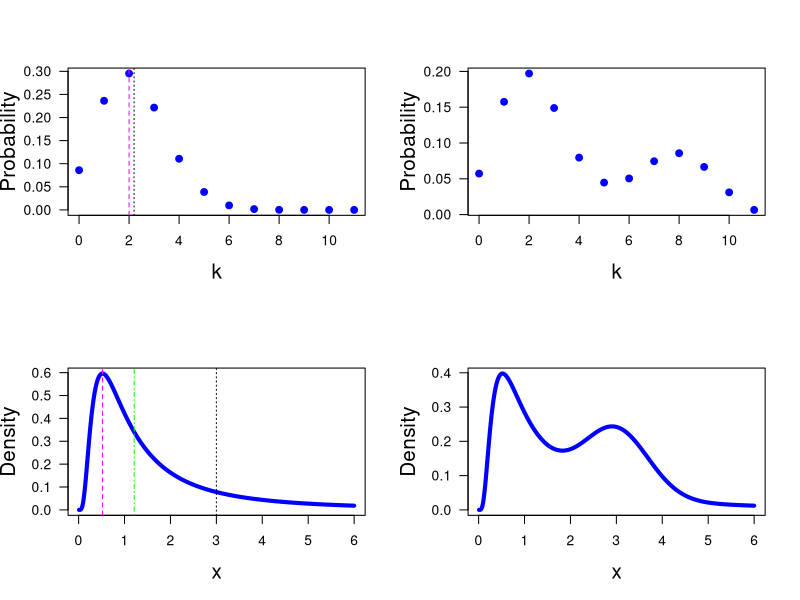

This figure's R source:
print('file: ModeOfDistribution.R')
print(date())
# purpose: mode of distributions
# created by: Dieter.Wolf-Gladrow@awi.de 
#    10/2024 version 1.0
# ---------------------------------------------------------
print('1 = distributions: uni-, bi-modal (2024)')
print(' ---------------------------------------------------')
print('Discrete, unimodal:')
print(' ---------------------------------------------------')
n = 11; p1=0.2; p2=0.7
k = seq(0,n)
ybinom = dbinom(k,n,p1)
print(' ---------------------------------------------------')
print('Discrete, bimodal:')
print(' ---------------------------------------------------')
ybinomB = dbinom(k,n,p2)
ybinomC = ybinom*2/3 + ybinomB/3
meanB = n*p1
medianB = qbinom(1/2,n,p1)
medianB1 = floor(n*p1)
medianB2 = ceiling(n*p1)
modeB = k[which.max(ybinom)]
modeB1 = floor((n+1)*p1)
modeB2 = ceiling((n+1)*p1)-1
print(' ---------------------------------------------------')
print('Continuous, unimodal: F(x,15,3)')
print(' ---------------------------------------------------')
x = seq(0.01,6,0.01)
nu1 = 15; nu2 = 3
y = df(x,nu1,nu2)
modeF = (nu1-2)/nu1*nu2/(nu2+2)
meanF = nu2/(nu2-2)
medianF = qf(0.5,nu1,nu2)
print(c(round(modeF,4),'modeF'))
print(c(round(meanF,4),'meanF'))
print(c(round(medianF,4),'medianF'))
print(' ---------------------------------------------------')
print('Continuous, bimodal:')
print(' ---------------------------------------------------')
yB = dnorm(x,3,0.7)
yC = y*2/3+yB/3
# png('ModeBimodal24.png',width=16,height=16,units='cm',res=300)
par(mfrow=c(2,2))  # allow for 2 x 2 panels in one plot
plot(k,ybinom,type='p',lwd=4,col='blue',xlab='k',
         ylab='Probability',las=1,cex=0.6,cex.lab=1.5)
abline(v=modeB,col='magenta',lty=2)
abline(v=meanB,col='black',lty=3)
# ---
plot(k,ybinomC,type='p',lwd=4,col='blue',xlab='k',
         ylab='Probability',las=1,cex=0.6,cex.lab=1.5)
# ---
plot(x,y,type='l',lwd=4,col='blue',xlab='x',ylab='Density',las=1,
         cex=0.6,cex.lab=1.5)
    abline(v=modeF,col='magenta',lty=2)
    abline(v=meanF,col='black',lty=3)
    abline(v=medianF,col='green',lty=4)
# ---
plot(x,yC,type='l',lwd=4,col='blue',xlab='x',ylab='Density',las=1,cex=0.6,
         cex.lab=1.5)
# dev.off()
  
